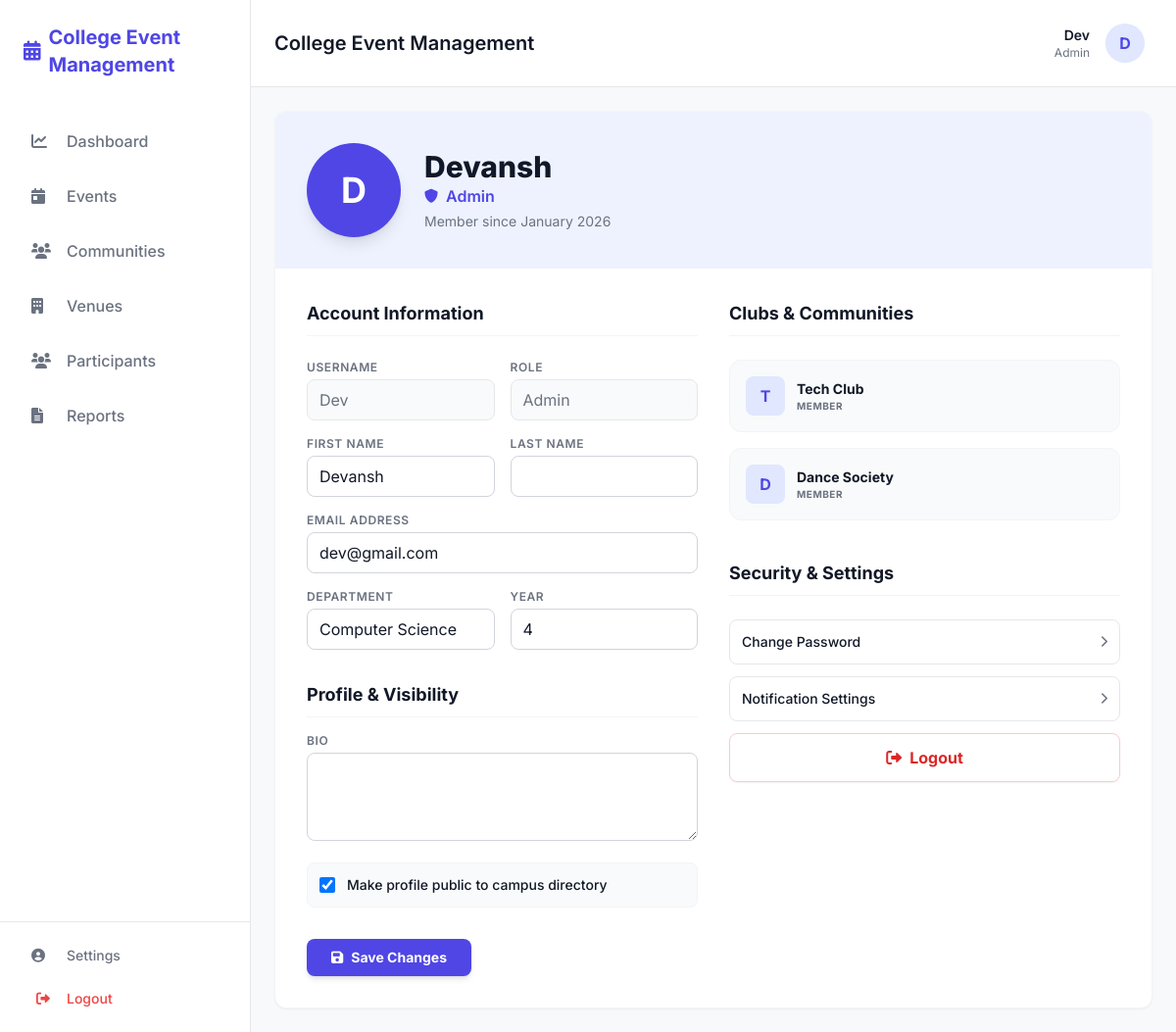
/accounts/profile/ (signed in), run on the app's committed database.
### apps/accounts/models.py (models this page shows, shortened)
class User(AbstractUser):
    class Role(models.TextChoices):
        ADMIN = "ADMIN", "Admin"
        ORGANIZER = "ORGANIZER", "Organizer"
        STUDENT = "STUDENT", "Student"
    role = models.CharField(max_length=50, choices=Role.choices, default=Role.STUDENT)
    department = models.CharField(max_length=100, blank=True, null=True)
    year = models.IntegerField(blank=True, null=True)

class Profile(models.Model):
    user = models.OneToOneField(User, on_delete=models.CASCADE, related_name='profile')
    bio = models.TextField(blank=True)
    is_public = models.BooleanField(default=True)
    email_notifications = models.BooleanField(default=True)

### apps/communities/models.py (models this page shows, shortened)
class Membership(models.Model):
    class Role(models.TextChoices):
        MEMBER = "MEMBER", "Member"
        EXECUTIVE = "EXECUTIVE", "Executive"
        HEAD = "HEAD", "Head/President"
    user = models.ForeignKey(settings.AUTH_USER_MODEL, on_delete=models.CASCADE, related_name='club_memberships')
    club = models.ForeignKey(Club, on_delete=models.CASCADE, related_name='members')
    role = models.CharField(max_length=20, choices=Role.choices, default=Role.MEMBER)
    date_joined = models.DateField(auto_now_add=True)
    class Meta:
        unique_together = ('user', 'club')

class Club(models.Model):
    name = models.CharField(max_length=100, unique=True)
    description = models.TextField(blank=True)
    logo = models.ImageField(upload_to='club_logos/', blank=True, null=True)
    email = models.EmailField(blank=True)
    is_active = models.BooleanField(default=True)
    created_at = models.DateTimeField(auto_now_add=True)
    updated_at = models.DateTimeField(auto_now=True)

### apps/accounts/views.py (the view)
# urls.py: path('profile/', views.profile_view, name='profile'),
@login_required
def profile_view(request):
    try:
        profile = request.user.profile
    except Exception:
        from .models import Profile
        profile = Profile.objects.create(user=request.user)
    if request.method == 'POST':
        u_form = UserUpdateForm(request.POST, instance=request.user)
        p_form = ProfileUpdateForm(request.POST, instance=profile)
        if u_form.is_valid() and p_form.is_valid():
            u_form.save()
            p_form.save()
            messages.success(request, "Profile updated successfully!")
            return redirect('profile')
    else:
        u_form = UserUpdateForm(instance=request.user)
        p_form = ProfileUpdateForm(instance=profile)
    memberships = request.user.club_memberships.all().select_related('club')
    context = {
        'u_form': u_form,
        'p_form': p_form,
        'memberships': memberships,
    }
    return render(request, 'accounts/profile.html', context)

### apps/accounts/forms.py
class UserUpdateForm(forms.ModelForm):
    class Meta:
        model = User
        fields = ['first_name', 'last_name', 'email', 'department', 'year']
        widgets = {
            'first_name': forms.TextInput(attrs={'class': 'w-full px-3 py-2 border border-gray-300 rounded-lg focus:outline-none focus:ring-2 focus:ring-primary focus:border-transparent transition-all'}),
            'last_name': forms.TextInput(attrs={'class': 'w-full px-3 py-2 border border-gray-300 rounded-lg focus:outline-none focus:ring-2 focus:ring-primary focus:border-transparent transition-all'}),
            'email': forms.EmailInput(attrs={'class': 'w-full px-3 py-2 border border-gray-300 rounded-lg focus:outline-none focus:ring-2 focus:ring-primary focus:border-transparent transition-all'}),
            'department': forms.TextInput(attrs={'class': 'w-full px-3 py-2 border border-gray-300 rounded-lg focus:outline-none focus:ring-2 focus:ring-primary focus:border-transparent transition-all'}),
            'year': forms.NumberInput(attrs={'class': 'w-full px-3 py-2 border border-gray-300 rounded-lg focus:outline-none focus:ring-2 focus:ring-primary focus:border-transparent transition-all'}),
        }

class ProfileUpdateForm(forms.ModelForm):
    class Meta:
        model = Profile
        fields = ['bio', 'is_public']
        widgets = {
            'bio': forms.Textarea(attrs={'rows': 3, 'class': 'w-full px-3 py-2 border border-gray-300 rounded-lg focus:outline-none focus:ring-2 focus:ring-primary focus:border-transparent transition-all'}),
            'is_public': forms.CheckboxInput(attrs={'class': 'h-4 w-4 text-primary focus:ring-primary border-gray-300 rounded'}),
        }

### apps/accounts/templates/accounts/profile.html (shortened to what this page needs)
{% extends 'base.html' %}
{% block content %}
<div class="max-w-4xl mx-auto space-y-6">
    <div class="bg-white rounded-xl border border-gray-100 shadow-sm overflow-hidden text-left">
        <div class="p-8 bg-indigo-50 flex items-center gap-6">
            <div
                class="h-24 w-24 rounded-full bg-primary flex items-center justify-center text-white text-4xl font-bold shadow-lg">
                {{ user.username|first|upper }}
            </div>
            <div>
                <h3 class="text-3xl font-extrabold text-textDark">{{ user.get_full_name|default:user.username }}</h3>
                <p class="text-primary font-semibold flex items-center">
                    <i class="fas fa-shield-alt mr-2 text-sm"></i>
                    {{ user.get_role_display }}
                </p>
                <p class="text-textLight text-sm mt-1">Member since {{ user.date_joined|date:"F Y" }}</p>
            </div>
        </div>
        <div class="p-8 grid grid-cols-1 md:grid-cols-2 gap-8">
            <div class="space-y-6">
                <h4 class="text-lg font-bold text-textDark border-b border-gray-100 pb-2">Account Information</h4>
                <form method="POST" class="space-y-4">
                    <div class="grid grid-cols-2 gap-4">
                        <div>
                            <p class="text-xs font-semibold text-textLight uppercase tracking-wider mb-1">Username</p>
                            <input type="text" value="{{ user.username }}" disabled
                                class="w-full px-3 py-2 border border-gray-200 rounded-lg bg-gray-50 text-textLight cursor-not-allowed">
                        </div>
                        <div>
                            <p class="text-xs font-semibold text-textLight uppercase tracking-wider mb-1">Role</p>
                            <input type="text" value="{{ user.get_role_display }}" disabled
                                class="w-full px-3 py-2 border border-gray-200 rounded-lg bg-gray-50 text-textLight cursor-not-allowed">
                        </div>
                    </div>
                    <div class="grid grid-cols-2 gap-4">
                        <div>
                            <label for="{{ u_form.first_name.id_for_label }}"
                                class="block text-xs font-semibold text-textLight uppercase tracking-wider mb-1">First
                                Name</label>
                            {{ u_form.first_name }}
                        </div>
                        <div>
                            <label for="{{ u_form.last_name.id_for_label }}"
                                class="block text-xs font-semibold text-textLight uppercase tracking-wider mb-1">Last
                                Name</label>
                            {{ u_form.last_name }}
                        </div>
                    </div>
                    <div>
                        <label for="{{ u_form.email.id_for_label }}"
                            class="block text-xs font-semibold text-textLight uppercase tracking-wider mb-1">Email
                            Address</label>
                        {{ u_form.email }}
                    </div>
                    <div class="grid grid-cols-2 gap-4">
                        <div>
                            <label for="{{ u_form.department.id_for_label }}"
                                class="block text-xs font-semibold text-textLight uppercase tracking-wider mb-1">Department</label>
                            {{ u_form.department }}
                        </div>
                        <div>
                            <label for="{{ u_form.year.id_for_label }}"
                                class="block text-xs font-semibold text-textLight uppercase tracking-wider mb-1">Year</label>
                            {{ u_form.year }}
                        </div>
                    </div>
                    <h4 class="text-lg font-bold text-textDark border-b border-gray-100 pb-2 pt-4">Profile & Visibility
                    </h4>
                    <div>
                        <label for="{{ p_form.bio.id_for_label }}"
                            class="block text-xs font-semibold text-textLight uppercase tracking-wider mb-1">Bio</label>
                        {{ p_form.bio }}
                    </div>
                    <div class="flex items-center gap-3 p-3 bg-gray-50 rounded-lg border border-gray-100">
                        {{ p_form.is_public }}
                        <label for="{{ p_form.is_public.id_for_label }}" class="text-sm font-medium text-textDark">
                            Make profile public to campus directory
                        </label>
                    </div>
                    <div class="pt-4 text-center md:text-left">
                        <button type="submit"
                            class="inline-flex items-center px-6 py-2 border border-transparent text-sm font-bold rounded-lg text-white bg-primary hover:bg-indigo-700 shadow-md transition-all active:scale-95">
                            <i class="fas fa-save mr-2"></i> Save Changes
                        </button>
                    </div>
                </form>
            </div>
            <div class="space-y-6">
                <h4 class="text-lg font-bold text-textDark border-b border-gray-100 pb-2">Clubs & Communities</h4>
                <div class="space-y-4">
                    {% for membership in memberships %}
                    <div
                        class="flex items-center justify-between p-4 bg-gray-50 rounded-xl border border-gray-100 hover:border-indigo-200 transition-all">
                        <a href="{% url 'club_detail' membership.club.id %}" class="flex items-center gap-3 flex-1">
                            <div
                                class="w-10 h-10 rounded-lg bg-indigo-100 text-indigo-600 flex items-center justify-center font-bold">
                                {{ membership.club.name|first }}
                            </div>
                            <div>
                                <p class="text-sm font-bold text-textDark">{{ membership.club.name }}</p>
                                <p class="text-[10px] font-bold uppercase tracking-wider text-textLight">
                                    {{ membership.get_role_display }}
                                </p>
                            </div>
                        </a>
                    </div>
                    {% empty %}
                    <p class="text-sm text-textLight text-center py-4 italic">Not a member of any clubs yet.</p>
                    {% endfor %}
                </div>
                <h4 class="text-lg font-bold text-textDark border-b border-gray-100 pb-2 pt-4">Security & Settings</h4>
                <div class="space-y-3">
                    <a href="{% url 'password_change' %}"
                        class="w-full flex items-center justify-between p-3 rounded-lg border border-gray-200 hover:bg-gray-50 transition-colors">
                        <span class="text-sm font-medium text-textDark">Change Password</span>
                        <i class="fas fa-chevron-right text-textLight text-xs"></i>
                    </a>
                    <a href="{% url 'notification_settings' %}"
                        class="w-full flex items-center justify-between p-3 rounded-lg border border-gray-200 hover:bg-gray-50 transition-colors">
                        <span class="text-sm font-medium text-textDark">Notification Settings</span>
                        <i class="fas fa-chevron-right text-textLight text-xs"></i>
                    </a>
                    <form action="{% url 'logout' %}" method="post" class="mt-4">
                        <button type="submit"
                            class="w-full py-3 px-4 border border-red-200 rounded-lg text-red-600 font-bold hover:bg-red-50 transition-colors flex items-center justify-center shadow-sm">
                            <i class="fas fa-sign-out-alt mr-2"></i> Logout
                        </button>
                    </form>
                </div>
            </div>
        </div>
    </div>
</div>
{% endblock %}

### apps/core/templates/components/navbar.html
<header class="bg-white border-b border-gray-200 sticky top-0 z-50 px-6 py-4 flex items-center justify-between">
    <div class="flex items-center space-x-4">
        <h2 class="text-xl font-semibold text-textDark">College Event Management</h2>
    </div>
    <a href="{% url 'profile' %}"
        class="flex items-center space-x-4 hover:bg-gray-50 p-2 rounded-lg transition-colors cursor-pointer">
        <div class="text-right hidden md:block">
            <p class="text-sm font-semibold text-textDark">{{ user.username }}</p>
            <p class="text-xs text-textLight capitalize">{{ user.role|lower }}</p>
        </div>
        <div class="h-10 w-10 rounded-full bg-indigo-100 flex items-center justify-center text-primary font-bold">
            {{ user.username|first|upper }}
        </div>
    </a>
</header>

### apps/core/templates/base.html (style rules this page uses)
body { font-family: 'Inter', sans-serif; background-color: #F8F9FB; color: #111827; }

### data on the page
User: username "Dev", role "Admin", username|first "D", get_full_name "Devansh", date_joined "January 2026", first_name "Devansh", email "dev@gmail.com", department "Computer Science", year "4"
Profile: is_public "☑"
Membership: club.name|first "T", club.name "Tech Club", role "MEMBER"
Membership: club.name|first "D", club.name "Dance Society", role "MEMBER"
